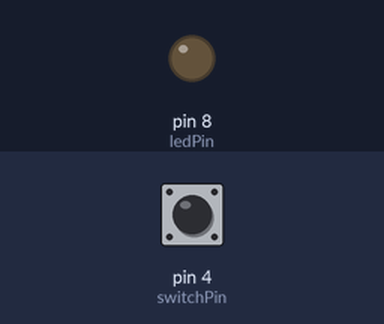
Simulated run of this sketch. Board: Arduino Uno, built with avr-gcc and run on an emulated ATmega328P. Shown: output pins drawn as LEDs (lit = HIGH). Inputs (shaded band) come from the test bench; at power-on: pin 4 (switchPin) HIGH.

Above: at 1.2 s.
1.3 s: pin 4 (switchPin) pulled LOW for 3.2 s
At 1.8 s:
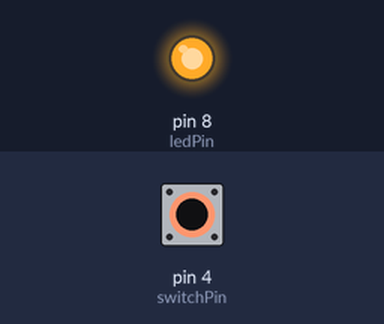
7.5 s: pin 4 (switchPin) pulled LOW for 0.15 s
At 8.9 s:
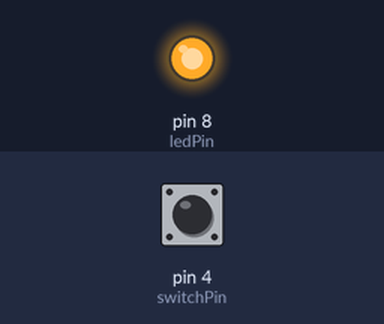
10.6 s: pin 4 (switchPin) pulled LOW for 1 s
At 14.8 s:
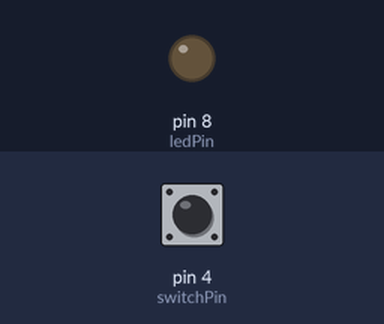
Timing chart, 0 to 16.3 s (numbered marks = the images above; inputs shaded):
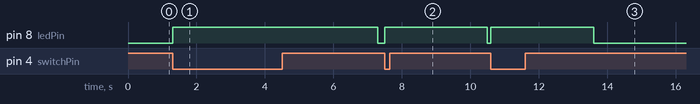

Measured:
- after the input at 1.3 s, pin 8 (ledPin): LOW → HIGH at once, → LOW 6.0 s later
- after the input at 7.5 s, pin 8 (ledPin): LOW → HIGH at once, → LOW 3.0 s later
- after the input at 10.6 s, pin 8 (ledPin): LOW → HIGH at once, → LOW 3.0 s later

The sketch:

buttonwithled.ino
```cpp
const int switchPin = 4; //Switch Connected to PIN 4
const int ledPin = 8; //LED Connected to PIN 8
int switchState = 0; //Variable for reading switch status
void setup()
{
    pinMode(ledPin, OUTPUT); //LED PIN is Output
    pinMode(switchPin, INPUT_PULLUP); //Switch PIN is Input
}
void loop()
{
    switchState = digitalRead(switchPin); //Read the status of the Switch
    if (switchState == LOW) //If the switch is pressed
    {
        digitalWrite(ledPin, HIGH); //LED ON
        delay(3000); //3 Second Delay
        digitalWrite(ledPin, LOW); //LED OFF
    }

}
```
